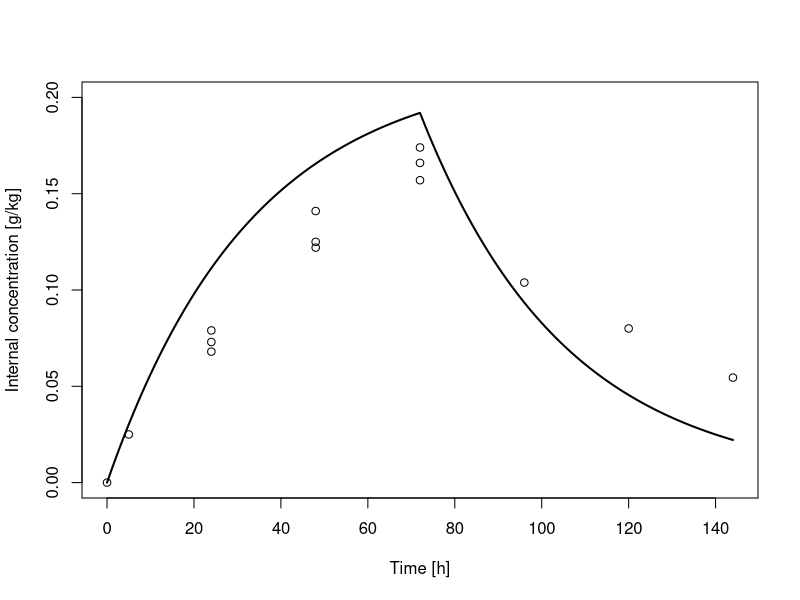

The R source for this figure:
#Exercise 2
# Bioaccumulation of cadmium has experimentally been measured in Daphnia magna. Elimination [%] has been determined after transfering daphnids to clean media (for data see the xlsx file). 
#  Curate the data file in an R readable format and read the data from file. Present both data (dots) and model simulation (line) in one plot
#   Estimate the parameters kA and kE by trial and error (intially assume kA = kE )

#packages
library(deSolve)

#toxicokinetic function
F_tk <- function(t, y,  pars, input) {
  with(as.list(c(y, pars)), {
    #exposure concentration
    Cw     <- input(t)
    #internal concentration
    dCi <- ku * Cw - ke*Ci 
    return(list(c(dCi))) 
  })
}

#Inputs
t <- c(0: 144)            #time vector
Cw<- rep(0.217, length(t)) #vector of exposure concentrations
Cw[73:144]<-0
Cw <- approxfun(t, Cw,  rule = 2, method = "constant") #interpolation

#Initial state variables
ini=c(Ci=0)

#parameters
 p=0.03
 pars<-c(ku=p,
         ke=p)

 # pars<-c(ku=0.0185, 
 #         ke=0.017) 

#call function, collect outputs
out<- lsoda(y = ini,times = t, func = F_tk, pars, input=Cw)

#plot results
plot(out[,1], out[,2], type="l", lty= 1, lwd=2, xlab = "Time [h]", 
     ylab = "Internal concentration [g/kg]", ylim=c(0, 0.2))

data<- as.data.frame(read.csv("bioaccumulation_data_curated.csv", header=TRUE))
 points(data$time,data$concentration)
